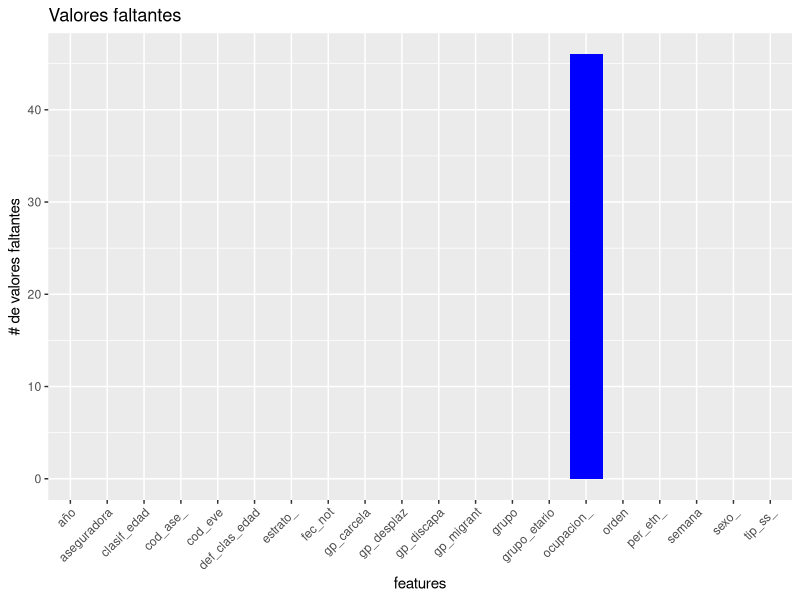
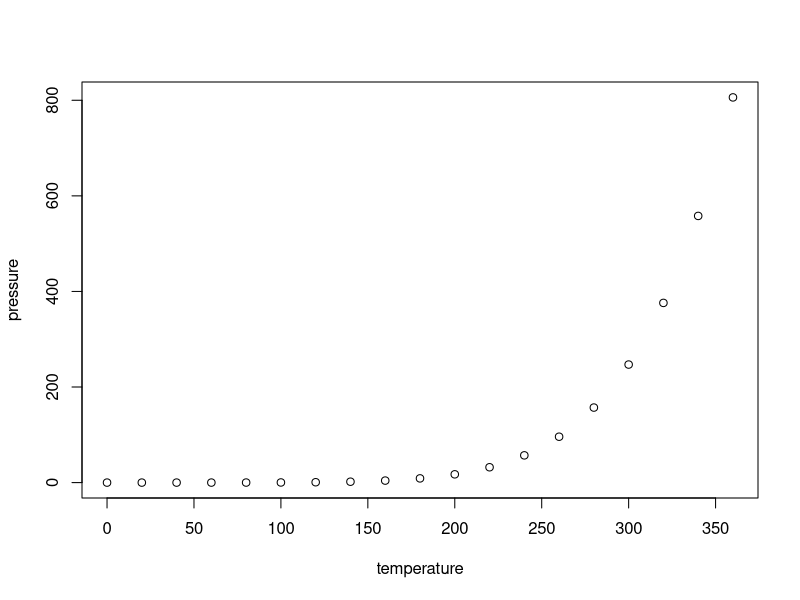

R code for these plots, in order:
## ---- chunk 1
knitr::opts_chunk$set(echo = TRUE)
## ---- chunk 2
library(ggplot2)
library(dplyr)
library(tidyverse)
## ---- chunk 3
data<-read_csv('data/data_dengue.csv',show_col_types=FALSE)
head(data)
## ---- chunk 4
dim(data)
## ---- chunk 5
missing_data=sort(colSums(is.na(data)),decreasing=TRUE)
ggplot()+geom_bar(aes(x=names(head(missing_data,20)),y=head(missing_data,20)),stat="identity",fill='blue')+theme(axis.text.x=element_text(angle=45,hjust=1))+labs(title='Valores faltantes',x='features',y='# de valores faltantes')
## ---- chunk 6
data<-data %>% replace_na(list(ocupacion_=1))
print(sort(colSums(is.na(data)),decreasing=TRUE))
## ---- chunk 7
sapply(data,typeof)
## ---- chunk 8
df<-select(data,-c('orden','cod_eve','grupo','cod_pais_r','version','muesttejid','mueshigado','muesbazo','muesriñon','muesmedula','muesmiocar','muescerebr','muespulmon','nom_eve'))
dim(df)
## ---- chunk 9

## ---- chunk 10
plot(pressure)
